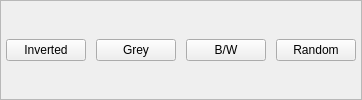
                <widget class="QFrame" name="frame_18">
                 <property name="minimumSize">
                  <size>
                   <width>0</width>
                   <height>60</height>
                  </size>
                 </property>
                 <property name="styleSheet">
                  <string notr="true"/>
                 </property>
                 <property name="frameShape">
                  <enum>QFrame::StyledPanel</enum>
                 </property>
                 <property name="frameShadow">
                  <enum>QFrame::Raised</enum>
                 </property>
                 <layout class="QHBoxLayout" name="horizontalLayout_12">
                  <property name="spacing">
                   <number>10</number>
                  </property>
                  <property name="leftMargin">
                   <number>5</number>
                  </property>
                  <property name="topMargin">
                   <number>0</number>
                  </property>
                  <property name="rightMargin">
                   <number>5</number>
                  </property>
                  <property name="bottomMargin">
                   <number>0</number>
                  </property>
                  <item>
                   <widget class="QPushButton" name="invert_btn">
                    <property name="maximumSize">
                     <size>
                      <width>16777215</width>
                      <height>16777215</height>
                     </size>
                    </property>
                    <property name="text">
                     <string>Inverted</string>
                    </property>
                   </widget>
                  </item>
                  <item>
                   <widget class="QPushButton" name="grey_btn">
                    <property name="maximumSize">
                     <size>
                      <width>16777215</width>
                      <height>16777215</height>
                     </size>
                    </property>
                    <property name="text">
                     <string>Grey</string>
                    </property>
                   </widget>
                  </item>
                  <item>
                   <widget class="QPushButton" name="bw_btn">
                    <property name="maximumSize">
                     <size>
                      <width>16777215</width>
                      <height>16777215</height>
                     </size>
                    </property>
                    <property name="text">
                     <string>B/W</string>
                    </property>
                   </widget>
                  </item>
                  <item>
                   <widget class="QPushButton" name="random_btn">
                    <property name="maximumSize">
                     <size>
                      <width>16777215</width>
                      <height>16777215</height>
                     </size>
                    </property>
                    <property name="text">
                     <string>Random</string>
                    </property>
                   </widget>
                  </item>
                 </layout>
                </widget>
